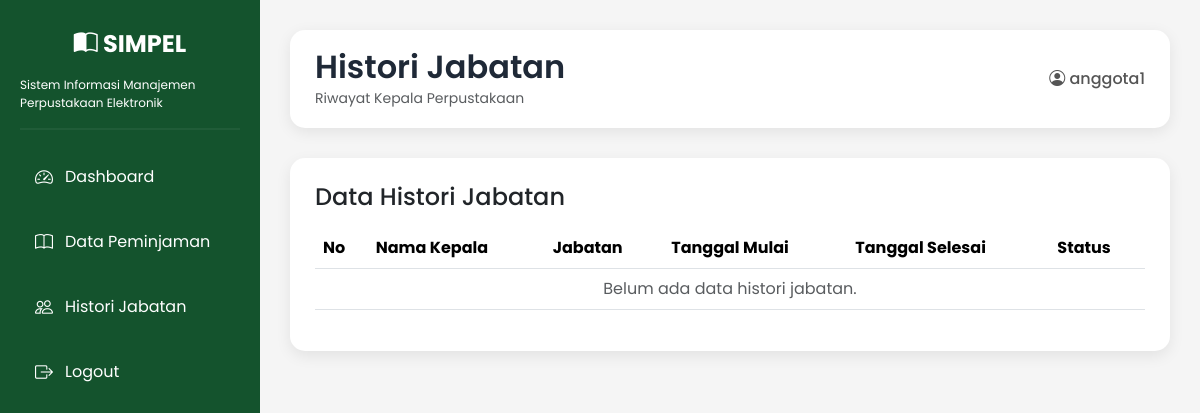
Before: /histori-jabatan/ (signed in) with the older database file.
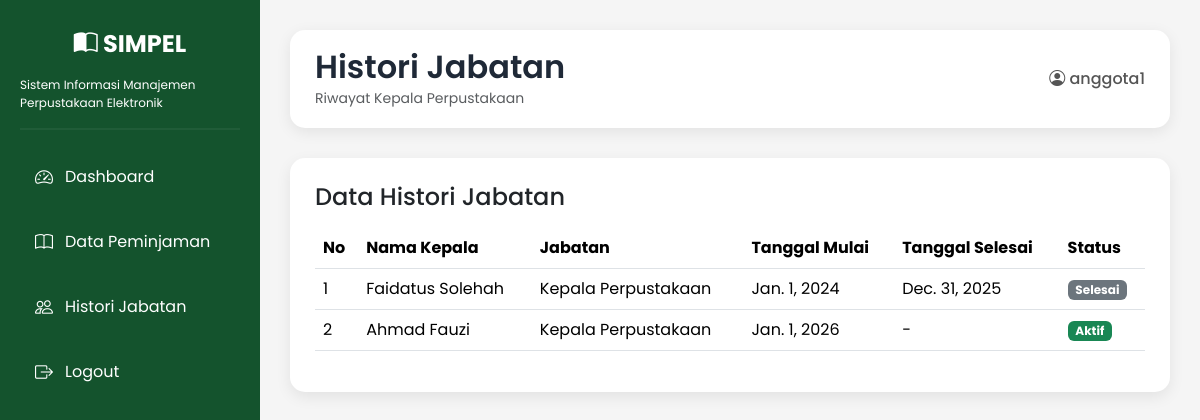
After: the same page with the newer database file.
### library/models.py (models this page shows, shortened)
class HistoriJabatan(models.Model):
    nama_kepala = models.CharField(max_length=100)
    jabatan = models.CharField(
        max_length=100,
        default="Kepala Perpustakaan"
    )
    tanggal_mulai = models.DateField()
    tanggal_selesai = models.DateField(
        null=True,
        blank=True
    )

### library/views.py (the view)
# urls.py: path('histori-jabatan/', views.histori_jabatan, name='histori_jabatan'),
@login_required(login_url='login')
def histori_jabatan(request):
    data = HistoriJabatan.objects.all()
    return render(
        request,
        'library/histori_jabatan.html',
        {'data': data}
    )

### library/templates/library/histori_jabatan.html (shortened to what this page needs)
{% extends 'library/base_kepala.html' %}
{% block content %}
<div class="topbar">
    <div>
        <h2>Histori Jabatan</h2>
        <small class="text-muted">
            Riwayat Kepala Perpustakaan
        </small>
    </div>
    <div class="user">
        <i class="bi bi-person-circle"></i>
        {{ request.user.username }}
    </div>
</div>
<div class="table-container">
    <h4 class="mb-3">
        Data Histori Jabatan
    </h4>
    <table class="table table-hover">
        <thead>
            <tr>
                <th>No</th>
                <th>Nama Kepala</th>
                <th>Jabatan</th>
                <th>Tanggal Mulai</th>
                <th>Tanggal Selesai</th>
                <th>Status</th>
            </tr>
        </thead>
        <tbody>
        {% for item in data %}
        <tr>
            <td>{{ forloop.counter }}</td>
            <td>{{ item.nama_kepala }}</td>
            <td>{{ item.jabatan }}</td>
            <td>{{ item.tanggal_mulai }}</td>
            <td>
                {% if item.tanggal_selesai %}
                    {{ item.tanggal_selesai }}
                {% else %}
                    -
                {% endif %}
            </td>
            <td>
                {% if item.tanggal_selesai %}
                    <span class="badge bg-secondary">
                        Selesai
                    </span>
                {% else %}
                    <span class="badge bg-success">
                        Aktif
                    </span>
                {% endif %}
            </td>
        </tr>
        {% empty %}
        <tr>
            <td colspan="6" class="text-center text-muted">
                Belum ada data histori jabatan.
            </td>
        </tr>
        {% endfor %}
        </tbody>
    </table>
</div>
{% endblock %}

Changed rows visible on the page:
added HistoriJabatan: nama_kepala "Faidatus Solehah", jabatan "Kepala Perpustakaan", tanggal_mulai "Jan. 1, 2024", tanggal_selesai "Dec. 31, 2025", shows "Selesai"
added HistoriJabatan: nama_kepala "Ahmad Fauzi", jabatan "Kepala Perpustakaan", tanggal_mulai "Jan. 1, 2026", shows "Aktif"
Other visible differences:
text no longer shown: "Belum ada data histori jabatan."
